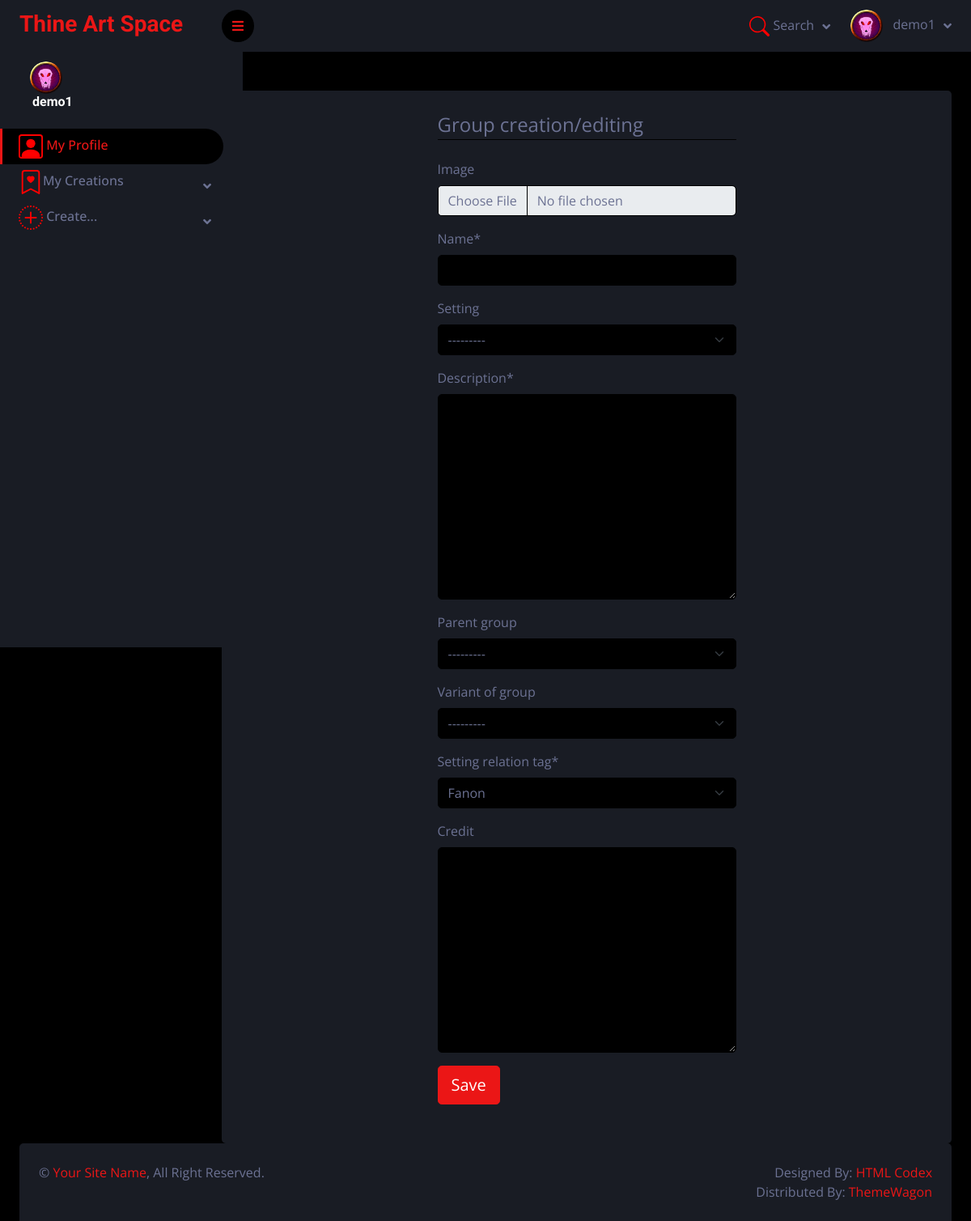
Page /ThineArtSpace/groups/new (signed in) on the committed database.
### ThineArtSpace/models.py (models this page shows, shortened)
class Profile(models.Model):
    user = models.OneToOneField(User, on_delete=models.CASCADE)
    photo = models.ImageField(default="profile-pics/default.png", upload_to="profile-pics/")
    class Meta:
        verbose_name="Profile"
        verbose_name_plural="Profiles"

class Group(models.Model):
    name=models.CharField(verbose_name="Name", max_length=100)
    created_by=models.ForeignKey(to=User, on_delete=models.SET_NULL, null=True, blank=True, related_name="creator_groups")
    setting=models.ForeignKey(to=Setting, on_delete=models.SET_NULL, null=True, blank=True, related_name="setting_groups")
    description=models.TextField(verbose_name="Description")
    TAG_CHOICES = [
        ('canon', 'Canon'),
        ('fanon', 'Fanon'),
    ]
    setting_relation_tag=models.CharField(max_length=5, choices=TAG_CHOICES, default='fanon')
    parent_group=models.ForeignKey(to='self', on_delete=models.SET_NULL, null=True, blank=True, related_name="sub_groups")
    variant_of_group=models.ForeignKey(to='self', on_delete=models.SET_NULL, null=True, blank=True, related_name="variants")
    group_credit = models.TextField(verbose_name="Credit", null=True, blank=True)
    image = models.ImageField(verbose_name="Image", upload_to='groups', null=True, blank=True)
    class Meta:
        constraints=[
            models.UniqueConstraint(fields=['name', 'setting'], name='unique_group_name_setting')
        ]
        verbose_name="Group"
        verbose_name_plural="Groups"
    def __str__(self):
        if self.setting != 'null' and self.setting != 'None' and self.setting != 'blank':
            return f"{self.name} - ({self.setting.name})"
        else:
            return f'{self.name}'

class Setting(models.Model):
    name=models.CharField(verbose_name="Name", max_length=200)
    created_by = models.ForeignKey(to=User, on_delete=models.SET_NULL, null=True, blank=True, related_name="creator_settings")
    description=models.TextField(verbose_name="Description")
    parent_setting=models.ForeignKey(to='self', on_delete=models.SET_NULL, null=True, blank=True, related_name="sub_settings")
    variant_of_setting = models.ForeignKey(to='self', on_delete=models.SET_NULL, null=True, blank=True, related_name="variants")
    sett_credit = models.TextField(verbose_name="Credit", null=True, blank=True)
    class Meta:
        constraints=[
            models.UniqueConstraint(fields=['name'], name='unique_setting_name')
        ]
        verbose_name="Setting"
        verbose_name_plural="Settings"
    def __str__(self):
        return f"{self.name}"

### ThineArtSpace/views.py (the view, shortened to what this page needs)
# urls.py: path("groups/new", GroupCreateView.as_view(), name="group_new"),
class GroupCreateView(LoginRequiredMixin, generic.CreateView):
    model = Group
    fields = ['image','name', 'setting', 'description', 'parent_group', 'variant_of_group', 'setting_relation_tag','group_credit']
    template_name = 'group_form.html'
    success_url = "/ThineArtSpace/groups/"

### ThineArtSpace/templates/group_form.html (shortened to what this page needs)
{% extends "base.html" %}
{% block "content" %}
<div class="content-section">
    <form method="POST">
    {% load crispy_forms_tags %}
        <legend class="border-bottom mb-4">Group creation/editing</legend>
        {{ form|crispy }}
        <div class="form-group">
            <button class="btn btn-lg btn-primary m-2" type="submit">Save</button>
        </div>
    </form>
</div>
{% endblock %}

### ThineArtSpace/templates/base.html (shortened to what this page needs)
<!DOCTYPE html>
<html lang="en">
{% load static %}
<head>
    <link href="https://cdnjs.cloudflare.com/ajax/libs/font-awesome/5.10.0/css/all.min.css" rel="stylesheet">
    <link href="https://cdn.jsdelivr.net/npm/bootstrap-icons@1.4.1/font/bootstrap-icons.css" rel="stylesheet">
    <link href="{% static '/css/owl.carousel.min.css' %}" rel="stylesheet">
    <link href="{% static '/css/tempusdominus-bootstrap-4.min.css' %}" rel="stylesheet" />
    <link href="{% static '/css/bootstrap.min.css' %}" rel="stylesheet">
    <link href="{% static '/css/style.css' %}" rel="stylesheet">
</head>
<body class="body-for-sticky">
{% if user.is_authenticated %}
        <div class="sidebar pe-4 pb-3">
            <nav class="navbar bg-secondary navbar-dark">
                <a href="{% url 'index' %}" class="navbar-brand mx-4 mb-3">
                    <h3 class="text-primary">Thine Art Space</h3>
                </a>
                <div class="d-flex align-items-center ms-4 mb-4">
                    <div class="position-relative">
                        <img class="rounded-circle" src="{{ user.profile.photo.url }}" alt="" style="width: 40px; height: 40px;">
                    </div>
                    <div class="ms-3">
                        <h6 class="mb-0">{{ user.get_username }}</h6>
                    </div>
                </div>
                <div class="navbar-nav w-100">
                    <a href="{% url 'profile' %}" class="nav-item nav-link active">
                        My Profile</a>
                    <div class="nav-item dropdown">
                        <a href="" class="nav-link dropdown-toggle" data-bs-toggle="dropdown">
                            My Creations</a>
                    </div>
                    <div class="nav-item dropdown">
                        <a href="#" class="nav-link dropdown-toggle" data-bs-toggle="dropdown">
                            Create...</a>
                    </div>
                </div>
            </nav>
        </div>
        {% endif %}
        <div class="content">
            <nav class="navbar navbar-expand bg-secondary navbar-dark sticky-top px-4 py-0">
                <a href="#" class="sidebar-toggler flex-shrink-0">
                    <i class="fa fa-bars"></i>
                </a>
                <div class="navbar-nav align-items-center ms-auto">
                    <div class="nav-item dropdown">
                        <a href="#" class="nav-link dropdown-toggle" data-bs-toggle="dropdown">
                            <svg xmlns="http://www.w3.org/2000/svg" width="25" height="25" fill="red"
                                 class="bi bi-search" viewBox="0 0 16 16">
                                <path d="M11.742 10.344a6.5 6.5 0 1 0-1.397 1.398h-.001q.044.06.098.115l3.85 3.85a1 1 0 0 0 1.415-1.414l-3.85-3.85a1 1 0 0 0-.115-.1zM12 6.5a5.5 5.5 0 1 1-11 0 5.5 5.5 0 0 1 11 0"/>
                            </svg>
                            <span class="d-none d-lg-inline-flex">Search</span>
                        </a>
                    </div>
                    {% if user.is_authenticated %}
                    <div class="nav-item dropdown">
                        <a href="" class="nav-link dropdown-toggle" data-bs-toggle="dropdown">
                            <img class="rounded-circle me-lg-2" src="{{ user.profile.photo.url }}" alt="" style="width: 40px; height: 40px;">
                            <span class="d-lg-inline-flex">{{ user.get_username }}</span>
                        </a>
                    </div>
                    {% endif %}
                </div>
            </nav>
            <div class="container-fluid pt-4 px-4">
                <div class="row g-4">
                    <div class="col-sm-12">
                        <div class="bg-secondary rounded p-4">
                            <div class="d-flex flex-column align-items-center justify-content-between mb-4">
                                {% block "content" %}{% endblock %}
                            </div>
                        </div>
                    </div>
            </div>
    </div>
<div class="footer sticky-footer container-fluid pt-4 px-4">
                <div class="bg-secondary rounded-top p-4">
                    <div class="row">
                        <div class="col-12 col-sm-6 text-center text-sm-start">
                            &copy; <a href="#">Your Site Name</a>, All Right Reserved.
                        </div>
                        <div class="col-12 col-sm-6 text-center text-sm-end">
                            Designed By: <a href="https://htmlcodex.com">HTML Codex</a>
                            <br>Distributed By: <a href="https://themewagon.com" target="_blank">ThemeWagon</a>
                        </div>
                    </div>
                </div>
            </div>
        </div>
</body>
</html>

### ThineArtSpace/static/css/style.css (style rules this page uses)
:root { --primary: #EB1616; --secondary: #191C24; --light: #6C7293; --dark: #000000; }
.btn { transition: .5s; }
.sidebar { position: fixed; top: 0; left: 0; bottom: 0; width: 300px; height: 100vh; overflow-y: auto; background: var(--secondary); transition: 0.5s; z-index: 999; }
.content { margin-left: 250px; min-height: 100vh; background: var(--dark); transition: 0.5s; }
@media (min-width: 992px) { .sidebar { margin-left: 0; } }
@media (min-width: 992px) { .content { width: calc(100% - 250px); } }
.flex-column { display: flex; flex-direction: column; }
.sidebar .navbar .navbar-nav .nav-link { padding: 7px 20px; color: var(--light); font-weight: 500; border-left: 3px solid var(--secondary); border-radius: 0 30px 30px 0; outline: none; }
.sidebar .navbar .navbar-nav .nav-link:hover, .sidebar .navbar .navbar-nav .nav-link.active { color: var(--primary); background: var(--dark); border-color: var(--primary); }
.sidebar .navbar .dropdown-toggle::after { position: absolute; top: 15px; right: 15px; border: none; content: "\f107"; font-family: "Font Awesome 5 Free"; font-weight: 900; transition: .5s; }
.content .navbar .navbar-nav .nav-link { margin-left: 25px; padding: 12px 0; color: var(--light); outline: none; }
.content .navbar .sidebar-toggler, .content .navbar .navbar-nav .nav-link i { width: 40px; height: 40px; display: inline-flex; align-items: center; justify-content: center; background: var(--dark); border-radius: 40px; }
.content .navbar .dropdown-toggle::after { margin-left: 6px; vertical-align: middle; border: none; content: "\f107"; font-family: "Font Awesome 5 Free"; font-weight: 900; transition: .5s; }
html { height: 100%; box-sizing: border-box; }
*, *:before, *:after { box-sizing: inherit; }
.body-for-sticky { position: relative; min-height: 100%; padding-bottom: 6rem; }
.sticky-footer { position: absolute; bottom: 0; }

### ThineArtSpace/templates/base.html (style rules this page uses)
.footer { left: 0; bottom: 0; width: 100%; }

### rows in the picture
Group: parent_group "---------", variant_of_group "---------", setting_relation_tag "Fanon"
Group: setting "---------"

### other values in the picture
{{ user.get_username }} "demo1"
